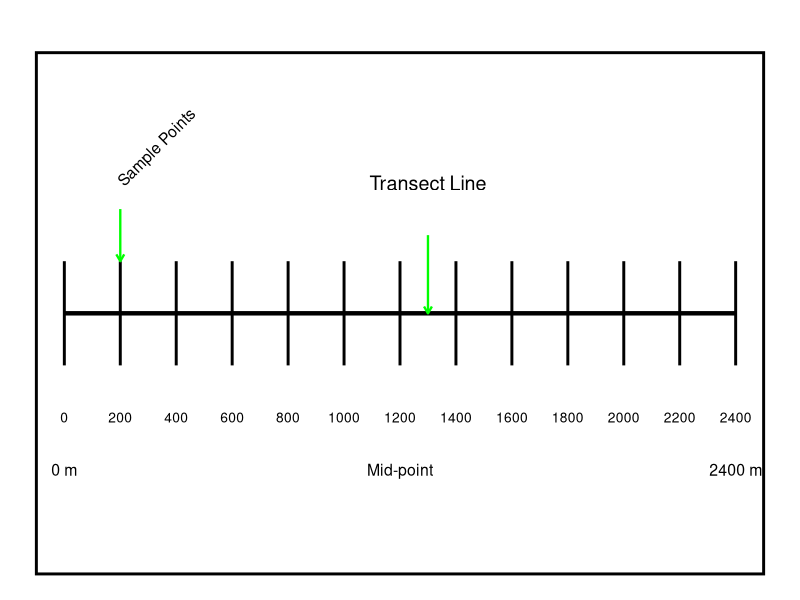
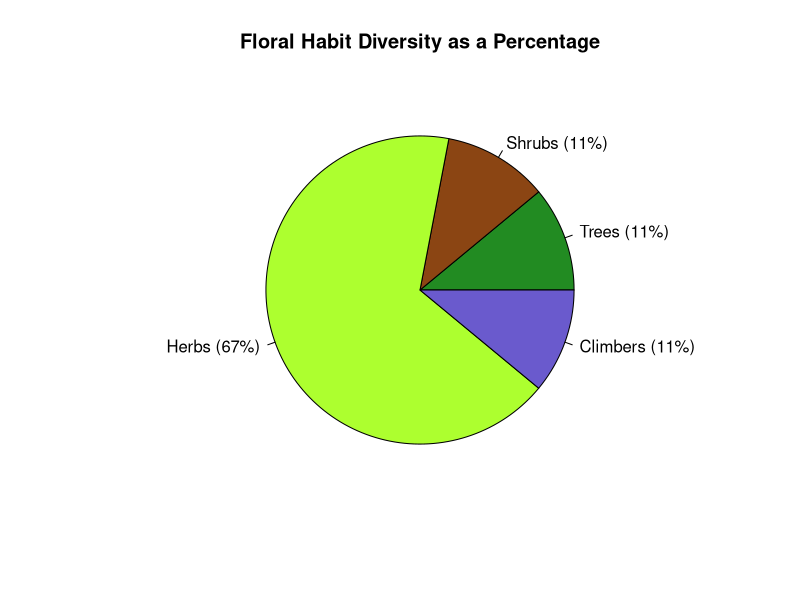

Generate these figures, in order, with R:
## ---- chunk 1
library(ggplot2)

# Define parameters for the transect
start <- 0         
end <- 2400        
spacing <- 200     
mid_point <- 1300  

# Data for labels at intervals along the transect
interval_labels <- data.frame(
  x = seq(start, end, by = spacing),
  y = rep(-0.4, length(seq(start, end, by = spacing))), # Position below the transect
  text = seq(start, end, by = spacing) # Numbers at intervals
)

# Data for key labels (start, midpoint, end)
labels <- data.frame(
  x = c(start, (start + end) / 2, end),
  y = c(0, 0, 0),
  text = c("0 m", "Mid-point", "2400 m")
)

# Create the plot
  ggplot() +
  # Draw the transect line
  geom_segment(aes(x = start, xend = end, y = 0, yend = 0), size = 1.5) +
  
  # Add sample points (tick marks)
  geom_segment(aes(x = seq(start, end, by = spacing), 
                   xend = seq(start, end, by = spacing), 
                   y = -0.2, yend = 0.2), size = 1) +
  
  # Add labels at intervals
  geom_text(data = interval_labels, aes(x = x, y = y, label = text), size = 3.5) +
  
  # Add labels for start, mid-point, and end
  geom_text(data = labels, aes(x = x, y = -0.6, label = text), size = 4) +
  
  # Arrow and label for "Transect Line" (placed at 1300 m, green color)
  geom_segment(aes(x = mid_point, xend = mid_point, y = 0.3, yend = 0), 
               arrow = arrow(length = unit(0.2, "cm")), size = 0.8, color = "green") +
  annotate("text", x = mid_point, y = 0.5, label = "Transect Line", size = 5) +
  
  # Shortened arrow and label for "Sample Points" (diagonally, green color)
  geom_segment(aes(x = start + spacing, xend = start + spacing, y = 0.4, yend = 0.2), 
               arrow = arrow(length = unit(0.2, "cm")), size = 0.8, color = "green") +
  annotate("text", x = start + spacing, y = 0.5, label = "Sample Points", size = 4, 
           angle = 45, hjust = 0) +
  
  # Box around the diagram
  annotate("rect", xmin = start - 100, xmax = end + 100, ymin = -1, ymax = 1, 
           color = "black", fill = NA, size = 1) +
  
  # Minimalist theme
  theme_void() +
  labs(title = " ") +
  theme(plot.title = element_text(hjust = 0.5, size = 14, face = "bold"))


## ---- chunk 2
# Load required library
# Define the data as vectors
habit <- c("Trees", "Shrubs", "Herbs", "Climbers")
percentage <- c(11, 11, 67, 11)
colors <- c("#228B22", "#8B4513", "#ADFF2F", "#6A5ACD") # Custom color palette

# Create a pie chart
pie(
  percentage,
  labels = paste0(habit, " (", percentage, "%)"),
  main = "Floral Habit Diversity as a Percentage",
  col = colors # Use custom colors
)
